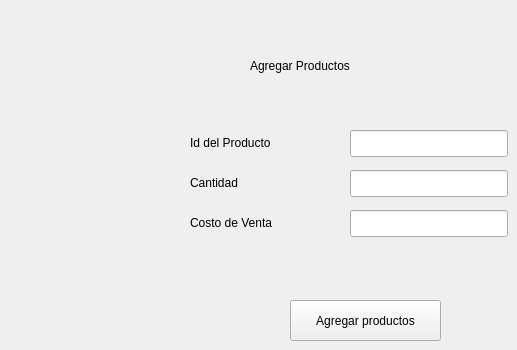
       <widget class="QWidget" name="tab_11">
        <attribute name="title">
         <string>Agregar Producto en Laboratorio</string>
        </attribute>
        <widget class="QLabel" name="label_61">
         <property name="geometry">
          <rect>
           <x>250</x>
           <y>50</y>
           <width>211</width>
           <height>31</height>
          </rect>
         </property>
         <property name="styleSheet">
          <string notr="true">font: italic 20pt &quot;URW Palladio L&quot;;</string>
         </property>
         <property name="text">
          <string>Agregar Productos</string>
         </property>
        </widget>
        <widget class="QLineEdit" name="tf_Laboratorio_IdProduct_2">
         <property name="geometry">
          <rect>
           <x>350</x>
           <y>130</y>
           <width>158</width>
           <height>27</height>
          </rect>
         </property>
        </widget>
        <widget class="QLabel" name="label_62">
         <property name="geometry">
          <rect>
           <x>190</x>
           <y>130</y>
           <width>131</width>
           <height>26</height>
          </rect>
         </property>
         <property name="text">
          <string>Id del Producto</string>
         </property>
        </widget>
        <widget class="QLineEdit" name="tf_Laboratorio_cantidadProduct_2">
         <property name="geometry">
          <rect>
           <x>350</x>
           <y>170</y>
           <width>158</width>
           <height>27</height>
          </rect>
         </property>
        </widget>
        <widget class="QLabel" name="label_63">
         <property name="geometry">
          <rect>
           <x>190</x>
           <y>170</y>
           <width>131</width>
           <height>26</height>
          </rect>
         </property>
         <property name="text">
          <string>Cantidad</string>
         </property>
        </widget>
        <widget class="QLabel" name="label_64">
         <property name="geometry">
          <rect>
           <x>190</x>
           <y>210</y>
           <width>131</width>
           <height>26</height>
          </rect>
         </property>
         <property name="text">
          <string>Costo de Venta</string>
         </property>
        </widget>
        <widget class="QLineEdit" name="tf_Laboratorio_costoVentaProducto_2">
         <property name="geometry">
          <rect>
           <x>350</x>
           <y>210</y>
           <width>158</width>
           <height>27</height>
          </rect>
         </property>
        </widget>
        <widget class="QPushButton" name="bt_Laboratorio_AgregarProducto_2">
         <property name="geometry">
          <rect>
           <x>290</x>
           <y>300</y>
           <width>151</width>
           <height>41</height>
          </rect>
         </property>
         <property name="text">
          <string>Agregar productos</string>
         </property>
        </widget>
       </widget>
